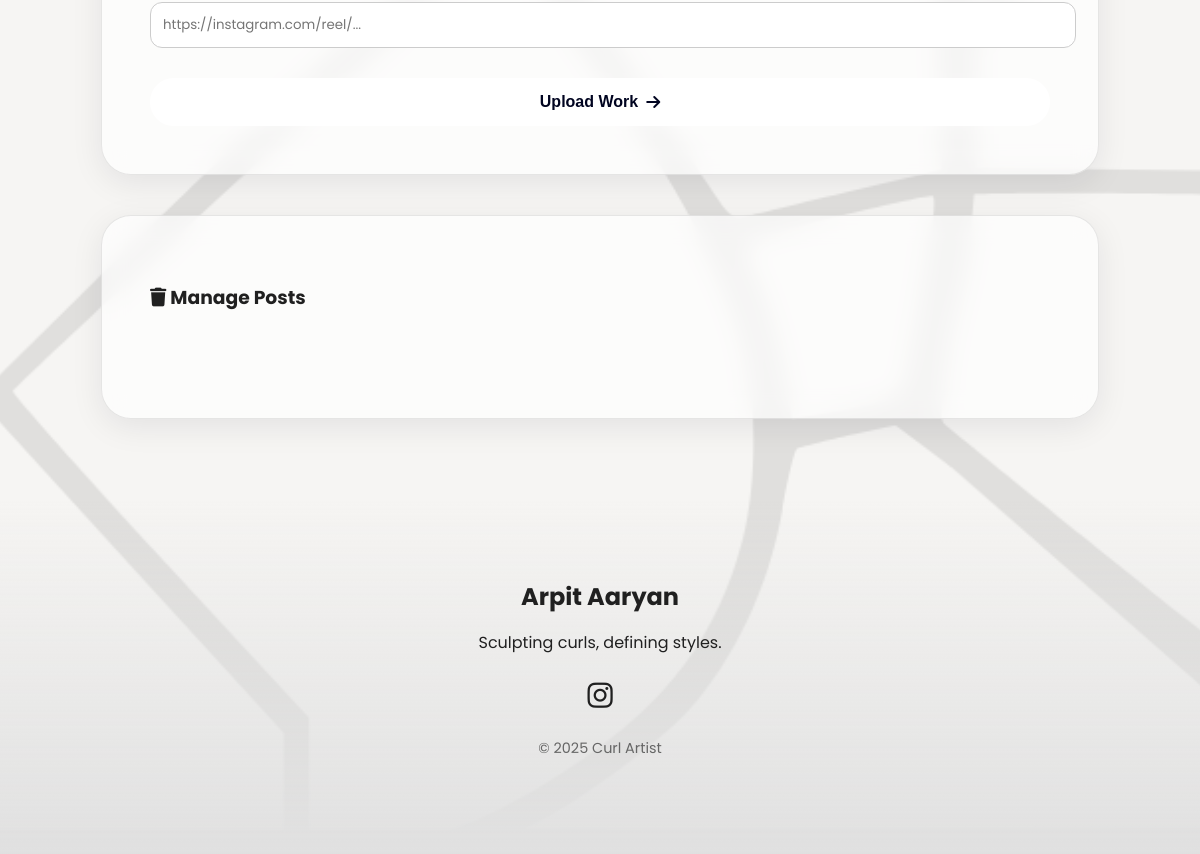
The app's page /admin/transformations (signed in, lower part), older data.
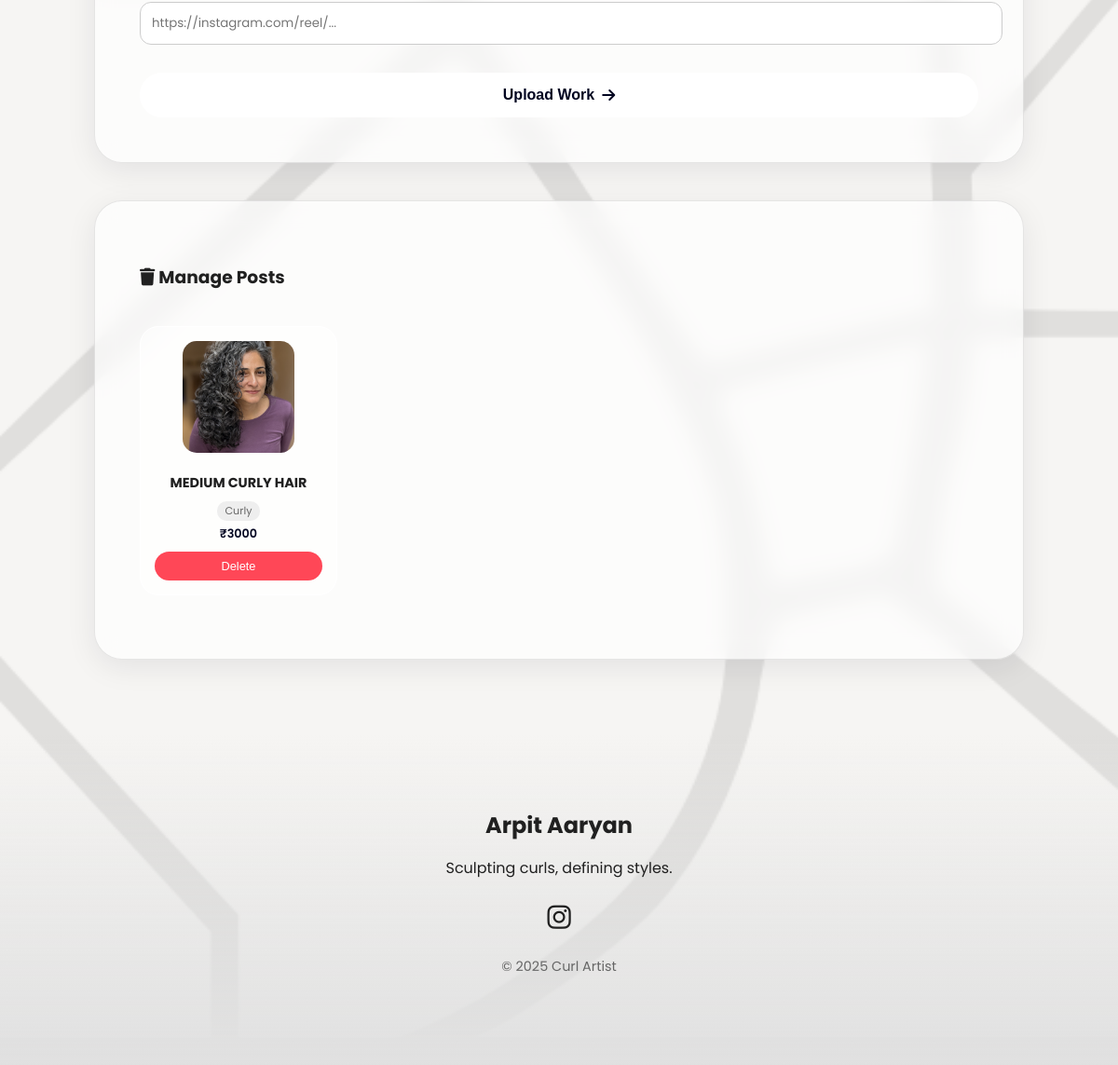
The same page, newer data.
### models.py (models this page shows)
class Work(db.Model):
    id = db.Column(db.Integer, primary_key=True)
    title = db.Column(db.String(100), nullable=False)
    hair_type = db.Column(db.String(50), nullable=True)
    cost = db.Column(db.String(50), nullable=True)
    before_image = db.Column(db.String(120), nullable=False)
    after_image = db.Column(db.String(120), nullable=False)
    reel_link = db.Column(db.String(255), nullable=True)
    created_at = db.Column(db.DateTime, default=datetime.utcnow)
    reviews = db.relationship('Review', backref='work', lazy=True)

### app.py (the view)
@app.route('/admin/transformations')
def transformations_log():
    if not session.get('admin'): return redirect(url_for('admin_login'))
    works = Work.query.order_by(Work.created_at.desc()).all()
    return render_template('admin/transformations_log.html', works=works)

### templates/admin/transformations_log.html (shortened to what this page needs)
{% extends 'base.html' %}
{% block content %}
<section style="padding-top: 150px; display: block; min-height: auto;">
    <div class="glass-panel" style="margin-bottom: 40px; max-width: 900px; margin-left: auto; margin-right: auto;">
        <form action="{{ url_for('upload_work') }}" method="POST" enctype="multipart/form-data" style="display: grid; grid-template-columns: 1fr 1fr; gap: 30px;">
            <div style="grid-column: span 2;">
                <input type="url" name="reel_link" placeholder="https://instagram.com/reel/..."
                       style="width: 100%; padding: 12px; margin-top: 8px; border-radius: 12px; border: 1px solid #ccc; font-family: inherit;">
            </div>
            <button type="submit" class="book-btn" style="grid-column: span 2; justify-content: center; border: none; cursor: pointer; padding: 15px; font-size: 1rem;">
                Upload Work <i class="fa-solid fa-arrow-right"></i>
            </button>
        </form>
    </div>
    <div class="glass-panel" style="max-width: 900px; margin-left: auto; margin-right: auto;">
        <h3><i class="fa-solid fa-trash"></i> Manage Posts</h3>
        <div style="display: flex; gap: 20px; overflow-x: auto; padding: 20px 0;">
            {% for work in works %}
            <div style="min-width: 180px; text-align: center; border: 1px solid white; background: rgba(255,255,255,0.5); padding: 15px; border-radius: 20px;">
                <img src="{{ url_for('static', filename='uploads/after/' + work.after_image) }}" style="width: 120px; height: 120px; object-fit: cover; border-radius: 15px; margin-bottom: 10px;">
                <p style="font-weight: bold; font-size: 0.9rem; margin: 5px 0;">{{ work.title }}</p>
                {% if work.hair_type %}
                    <span style="font-size: 0.7rem; background: #eee; padding: 2px 8px; border-radius: 10px; color: #666; display: inline-block;">{{ work.hair_type }}</span>
                {% endif %}
                {% if work.cost %}
                    <p style="font-size: 0.8rem; color: var(--accent-pop); font-weight: 600; margin: 5px 0;">₹{{ work.cost }}</p>
                {% endif %}
                <button onclick="openDeleteModal('{{ url_for('delete_work', id=work.id) }}')"
                        style="display: block; width: 100%; background: #ff4757; color: white; border: none; padding: 8px 15px; border-radius: 20px; cursor: pointer; font-size: 0.8rem; margin-top: 10px;">
                    Delete
                </button>
            </div>
            {% endfor %}
        </div>
    </div>
</section>
{% endblock %}

### templates/base.html (shortened to what this page needs)
<!DOCTYPE html>
<html lang="en">
<head>
    <link rel="stylesheet" href="https://cdnjs.cloudflare.com/ajax/libs/font-awesome/6.0.0/css/all.min.css">
    <link rel="stylesheet" href="{{ url_for('static', filename='css/base.css') }}">
</head>
<body>
    <main>
        {% block content %}{% endblock %}
    </main>
    <footer>
        <div class="footer-content">
            <h3>Arpit Aaryan</h3>
            <p>Sculpting curls, defining styles.</p>
            <div class="socials">
                <a href="https://www.instagram.com/noi.arpitaaryan/" target="_blank"><i class="fa-brands fa-instagram"></i></a>
            </div>
            <p class="copyright">© 2025 Curl Artist</p>
        </div>
    </footer>
</body>
</html>

### static/css/base.css (style rules this page uses)
:root { --bg-color: #f7f6f3; --text-color: #202020; --accent-pop: #000420; --accent-warm: #111420; --accent-bright: #96a9f2; --glass-bg: rgba(255, 255, 255, 0.65); --glass-border: rgba(32, 32, 32, 0.1); --shadow: 0 8px 32px 0 rgba(0, 4, 32, 0.08); --island-bg: rgba(0, 4, 32, 0.95); }
html { scroll-behavior: smooth; background-color: var(--bg-color); height: 100%; }
body { margin: 0; font-family: 'Poppins', sans-serif; background-color: transparent; color: var(--text-color); overflow-x: hidden; min-height: 100%; position: relative; }
body::before { content: ""; position: fixed; top: 0; left: 0; width: 100%; height: 100%; background-image: url("../asset/texture.png"); background-repeat: no-repeat; background-position: center center; background-size: cover; z-index: -1; pointer-events: none; opacity: 0.09; filter: invert(100%); }
a { text-decoration: none; color: inherit; transition: 0.3s; }
main { width: 90%; max-width: 1400px; margin: 0 auto; }
section { min-height: 100vh; display: flex; flex-direction: column; justify-content: center; padding: 80px 0; box-sizing: border-box; }
.glass-panel { background: var(--glass-bg); backdrop-filter: blur(12px); -webkit-backdrop-filter: blur(12px); border-radius: 30px; border: 1px solid var(--glass-border); box-shadow: var(--shadow); padding: 3rem; }
.book-btn { background: #fff; color: var(--accent-pop); padding: 12px 24px; border-radius: 40px; font-size: 0.95rem; font-weight: 600; box-shadow: 0 4px 15px rgba(255, 255, 255, 0.2); display: flex; align-items: center; gap: 8px; white-space: nowrap; transition: 0.3s; }
footer { width: 100%; margin-top: auto; padding: 60px 0; background: linear-gradient(to top, #e0e0e0, transparent); text-align: center; }
.footer-content { max-width: 600px; margin: 0 auto; padding: 20px; }
.footer-content h3 { margin: 0 0 10px 0; font-size: 1.5rem; color: var(--text-color); }
.socials { margin: 20px 0; }
.socials a { font-size: 1.8rem; margin: 0 15px; color: var(--text-color); transition: 0.3s; }
.copyright { font-size: 0.9rem; color: #666; }

Row changes from the older to the newer data that the page shows:
added Work: after_image (picture), title "MEDIUM CURLY HAIR", hair_type "Curly", cost "3000"
